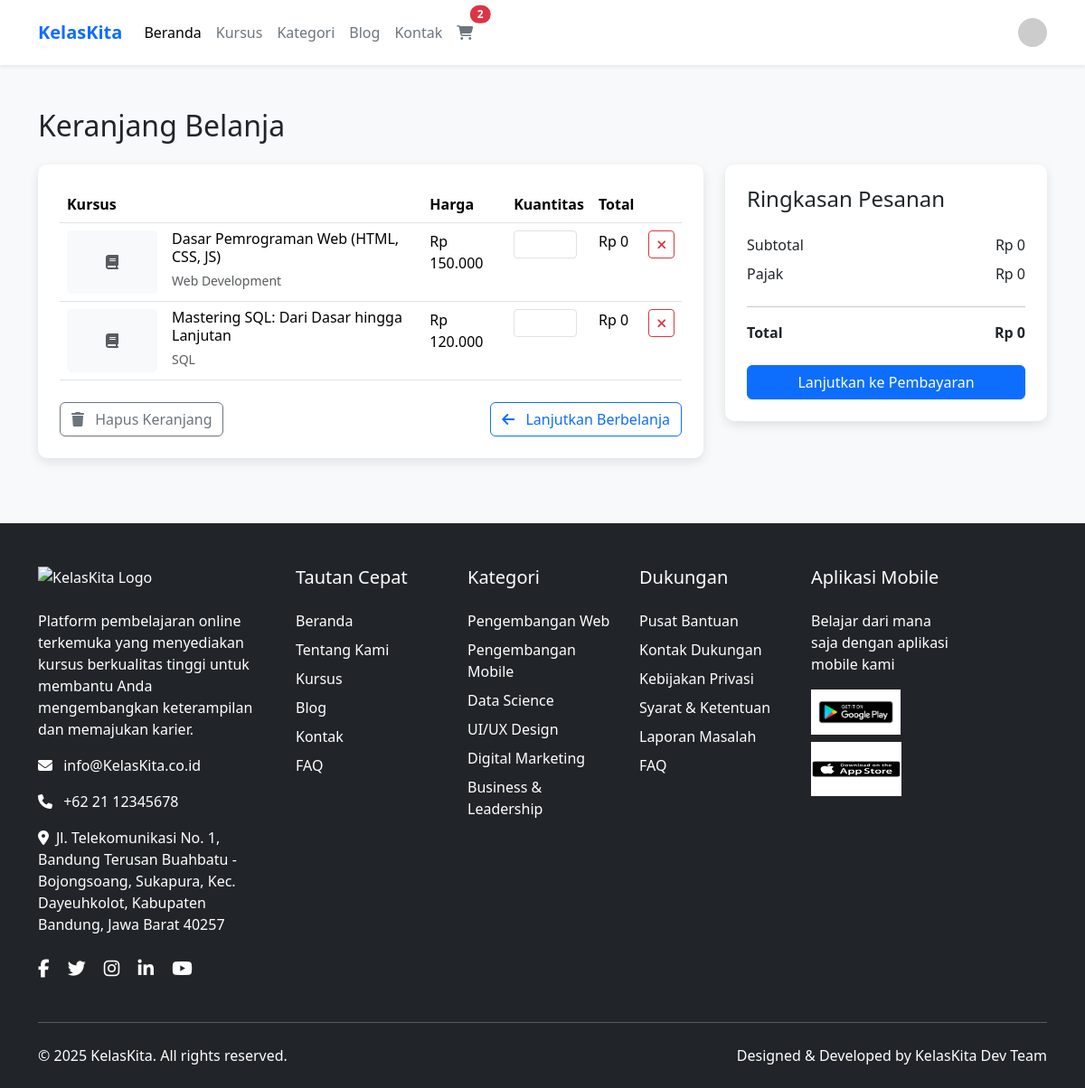
The app's page /page/cart.php (signed in) with its own data.
### tables this page shows
CREATE TABLE `tb_keranjang` (
  `id_keranjang` int(30) NOT NULL,
  `tgl_keranjang` date NOT NULL,
  `id_kelas` int(30) NOT NULL,
  `id_user` int(30) NOT NULL
);

CREATE TABLE `tb_kelas` (
  `id_kelas` int(30) NOT NULL,
  `id_mentor` int(30) NOT NULL,
  `nama_kelas` varchar(255) NOT NULL,
  `kategori` enum('SQL','Design','Java','Web Development','Bisnis','Ekonomi','Psikologi','IT','Python') NOT NULL,
  `harga` decimal(10,2) NOT NULL,
  `profil_kelas` varchar(100) DEFAULT NULL,
  `badge` varchar(100) DEFAULT NULL,
  `description` text DEFAULT NULL,
  `status_publikasi` enum('pending','aktif','non-aktif') NOT NULL DEFAULT 'pending',
  `tgl_dibuat` timestamp NOT NULL DEFAULT current_timestamp()
);

### page/cart_db_integration.php (called while the page is built, shortened)
<?php
function getCartItems($id_user, $conn) {
    $cart_items = [];
    $stmt = $conn->prepare("
        SELECT c.id_kelas, c.tgl_keranjang,
               k.nama_kelas, k.harga, k.kategori, k.profil_kelas as gambar, k.description as deskripsi
        FROM tb_keranjang c
        JOIN tb_kelas k ON c.id_kelas = k.id_kelas
        WHERE c.id_user = ?
    ");
    if ($stmt) {
        $stmt->bind_param("i", $id_user);
        $stmt->execute();
        $result = $stmt->get_result();
        while ($row = $result->fetch_assoc()) {
            $course_name = '';
            if (!empty($row['judul_kelas'])) {
                $course_name = $row['judul_kelas'];
            } elseif (!empty($row['nama_kelas'])) {
                $course_name = $row['nama_kelas'];
            } else {
                $course_name = 'Kursus Tanpa Judul';
            }
            $cart_items[] = [
                'id' => $row['id_kelas'],
                'name' => $course_name,
                'price' => $row['harga'],
                'tgl_keranjang' => $row['tgl_keranjang'],
                'category' => $row['kategori'] ?? 'Umum',
                'image' => $row['gambar'] ?? '',
                'description' => $row['deskripsi'] ?? ''
            ];
        }
    }
    return $cart_items;
}
?>

### page/cart.php (the view, shortened to what this page needs)
<?php
include "cart_db_integration.php";
$db_host = "localhost";
$db_user = "root";
$db_pass = "";
$db_name = "KelasKita_baru";
$conn = new mysqli($db_host, $db_user, $db_pass, $db_name);
$conn->set_charset("utf8mb4");
if (!isset($_SESSION['cart'])) {
    if (isset($_SESSION['id'])) {
        $_SESSION['cart'] = getCartItems($_SESSION['id'], $conn);
    }
}
$cart_items_data = [];
if (isset($_SESSION['cart']) && is_array($_SESSION['cart']) && count($_SESSION['cart']) > 0) {
    $item_ids = array_map(function($item) { return $item['id']; }, $_SESSION['cart']);
    $ids_placeholder = implode(',', array_fill(0, count($item_ids), '?'));
$stmt = $conn->prepare("SELECT id_kelas, nama_kelas, harga, kategori, profil_kelas AS gambar, description AS deskripsi FROM tb_kelas WHERE id_kelas IN ($ids_placeholder)");
    $types = str_repeat('i', count($item_ids));
    $stmt->bind_param($types, ...$item_ids);
    $stmt->execute();
    $result = $stmt->get_result();
    while ($row = $result->fetch_assoc()) {
        $course_name = '';
        if (!empty($row['judul_kelas'])) {
            $course_name = $row['judul_kelas'];
        } elseif (!empty($row['nama_kelas'])) {
            $course_name = $row['nama_kelas'];
        } else {
            $course_name = 'Kursus Tanpa Judul';
        }
        $cart_items_data[$row['id_kelas']] = [
            'name' => $course_name,
            'price' => $row['harga'],
            'category' => $row['kategori'] ?? 'Umum',
            'image' => $row['gambar'] ?? '',
            'description' => $row['deskripsi'] ?? ''
        ];
    }
}
$total = 0;
if (isset($_SESSION['cart']) && is_array($_SESSION['cart'])) {
    foreach ($_SESSION['cart'] as $item) {
        $price = isset($cart_items_data[$item['id']]) ? $cart_items_data[$item['id']]['price'] : ($item['price'] ?? 0);
        $total += $price * $item['quantity'];
    }
}
?>
<!DOCTYPE html>
<html lang="en">
<head>
    <link href="https://cdn.jsdelivr.net/npm/bootstrap@5.3.2/dist/css/bootstrap.min.css" rel="stylesheet">
    <link rel="stylesheet" href="https://cdnjs.cloudflare.com/ajax/libs/font-awesome/6.5.2/css/all.min.css">
</head>
<body>
    <?php include("../Views/navbarbootstrap.php"); ?>
    <div class="main-content py-5">
        <div class="container">
            <h2 class="mb-4">Keranjang Belanja</h2>
            <div class="row">
                <div class="col-lg-8">
                    <div class="cart-container p-4 mb-4">
                        <?php if (isset($_SESSION['cart']) && !empty($_SESSION['cart'])): ?>
                            <table class="table">
                                <thead>
                                    <tr>
                                        <th scope="col" colspan="2">Kursus</th>
                                        <th scope="col">Harga</th>
                                        <th scope="col">Kuantitas</th>
                                        <th scope="col">Total</th>
                                        <th scope="col"></th>
                                    </tr>
                                </thead>
                                <tbody>
                                    <?php
                                    foreach ($_SESSION['cart'] as $item):
                                        $price = isset($cart_items_data[$item['id']]) ? $cart_items_data[$item['id']]['price'] : ($item['price'] ?? 0);
                                        $course_name = isset($item['name']) && !empty($item['name']) ? $item['name'] : 'Kursus Tanpa Judul';
                                        $category = isset($item['category']) && !empty($item['category']) ? $item['category'] : 'Umum';
                                        $image = isset($item['image']) && !empty($item['image']) ? $item['image'] : '';
                                    ?>
                                    <tr>
                                        <td width="100">
                                            <?php if (!empty($image)): ?>
                                            <img src="<?php echo htmlspecialchars($image); ?>" alt="<?php echo htmlspecialchars($course_name); ?>" class="cart-item-img">
                                            <?php else: ?>
                                            <div class="bg-light d-flex justify-content-center align-items-center cart-item-img">
                                                <i class="fas fa-book text-muted"></i>
                                            </div>
                                            <?php endif; ?>
                                        </td>
                                        <td>
                                            <h6 class="mb-1"><?php echo htmlspecialchars($course_name); ?></h6>
                                            <small class="text-muted"><?php echo htmlspecialchars($category); ?></small>
                                        </td>
                                        <td><?php echo 'Rp ' . number_format(intval($price), 0, ',', '.'); ?></td>
                                        <td>
                                            <form method="post" class="d-inline">
                                                <input type="number" name="quantity" value="<?php echo $item['quantity']; ?>" min="1" class="form-control form-control-sm quantity-input" onchange="this.form.submit()">
                                            </form>
                                        </td>
                                        <td><?php echo 'Rp ' . number_format(intval($price * $item['quantity']), 0, ',', '.'); ?></td>
                                        <td>
                                            <form method="post">
                                                <button type="submit" name="remove_item" class="btn btn-sm btn-outline-danger">
                                                    <i class="fas fa-times"></i>
                                                </button>
                                            </form>
                                        </td>
                                    </tr>
                                    <?php endforeach; ?>
                                </tbody>
                            </table>
                            <div class="d-flex justify-content-between mt-4">
                                <form method="post">
                                    <button type="submit" name="clear_cart" class="btn btn-outline-secondary">
                                        <i class="fas fa-trash me-2"></i> Hapus Keranjang
                                    </button>
                                </form>
                                <a href="index.php" class="btn btn-outline-primary">
                                    <i class="fas fa-arrow-left me-2"></i> Lanjutkan Berbelanja
                                </a>
                            </div>
                        <?php endif; ?>
                    </div>
                </div>
                <div class="col-lg-4">
                    <div class="cart-container p-4">
                        <h4 class="mb-4">Ringkasan Pesanan</h4>
                        <div class="d-flex justify-content-between mb-2">
                            <span>Subtotal</span>
                            <span><?php echo 'Rp ' . number_format(intval($total), 0, ',', '.'); ?></span>
                        </div>
                        <div class="d-flex justify-content-between mb-4">
                            <span>Pajak</span>
                            <span>Rp 0</span>
                        </div>
                        <hr>
                        <div class="d-flex justify-content-between mb-4">
                            <strong>Total</strong>
                            <strong>Rp <?php echo number_format($total, 0, ',', '.'); ?></strong>
                        </div>
                        <?php if (isset($_SESSION['cart']) && !empty($_SESSION['cart'])): ?>
                        <form method="post">
                            <button type="submit" name="transaksi" class="btn btn-primary w-100">
                            Lanjutkan ke Pembayaran
                            </button>
                        </form>
                        <?php else: ?>
                        <button type="button" class="btn btn-primary w-100" disabled>
                        Lanjutkan ke Pembayaran
                        </button>
                        <?php endif; ?>
                    </div>
                </div>
            </div>
        </div>
    </div>
<?php include_once("../Views/footerbootsrap.php"); ?>
</body>
</html>

### page/cart.php (style rules this page uses)
body { background-color: #f8f9fa; min-height: 100vh; display: flex; flex-direction: column; }
.cart-container { background-color: #fff; border-radius: 10px; box-shadow: 0 4px 12px rgba(0, 0, 0, 0.1); }
.cart-item-img { width: 100px; height: 70px; object-fit: cover; border-radius: 5px; }
.main-content { flex: 1; }
.quantity-input { width: 70px; }

### records on screen
tb_keranjang: id_kelas.nama_kelas "Dasar Pemrograman Web (HTML, CSS, JS)", id_kelas.kategori "Web Development", id_kelas "150.000", $price*$item['quantity'] "0"
tb_keranjang: id_kelas.nama_kelas "Mastering SQL: Dari Dasar hingga Lanjutan", id_kelas.kategori "SQL", id_kelas "120.000", $price*$item['quantity'] "0"

### other values on screen
count($_SESSION['cart']) "2"
$total "0"
$site_name "KelasKita"
